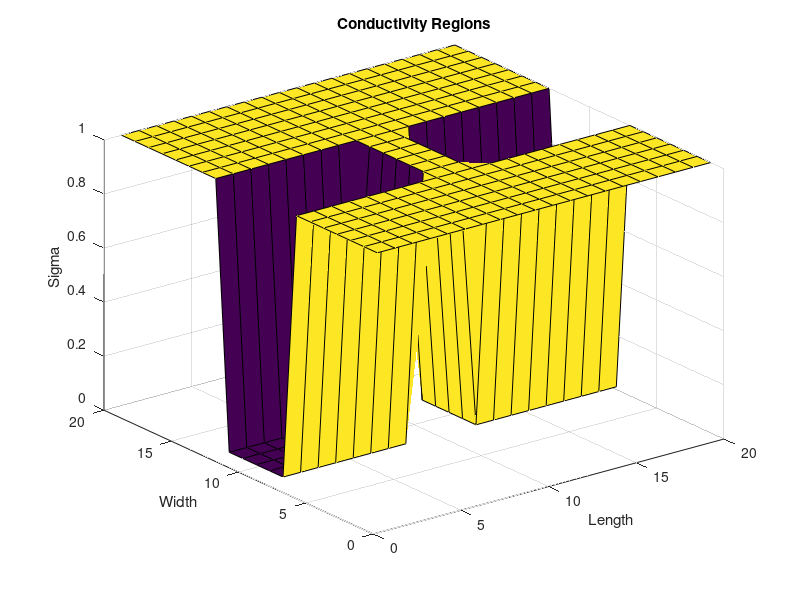
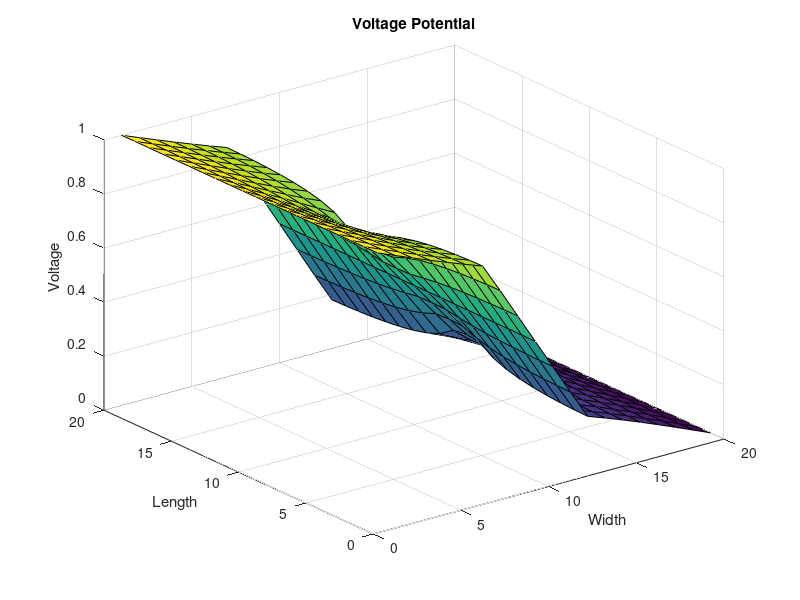
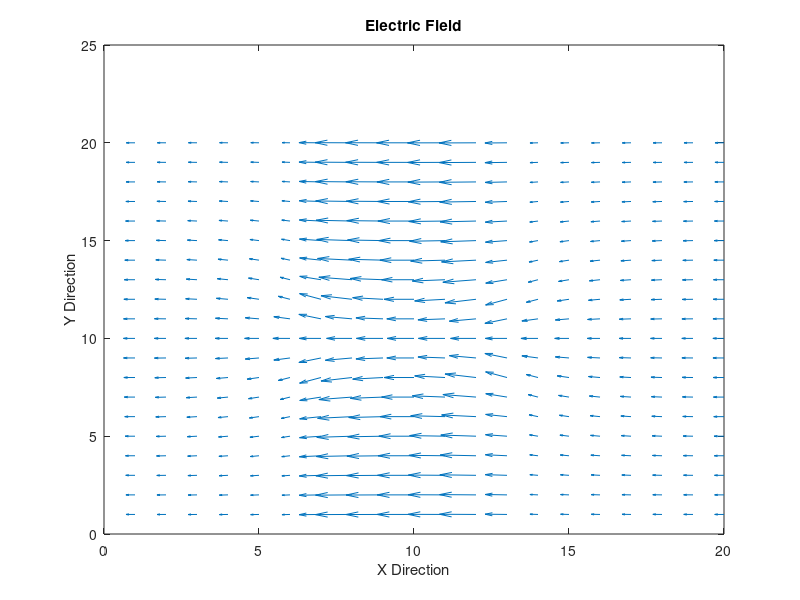
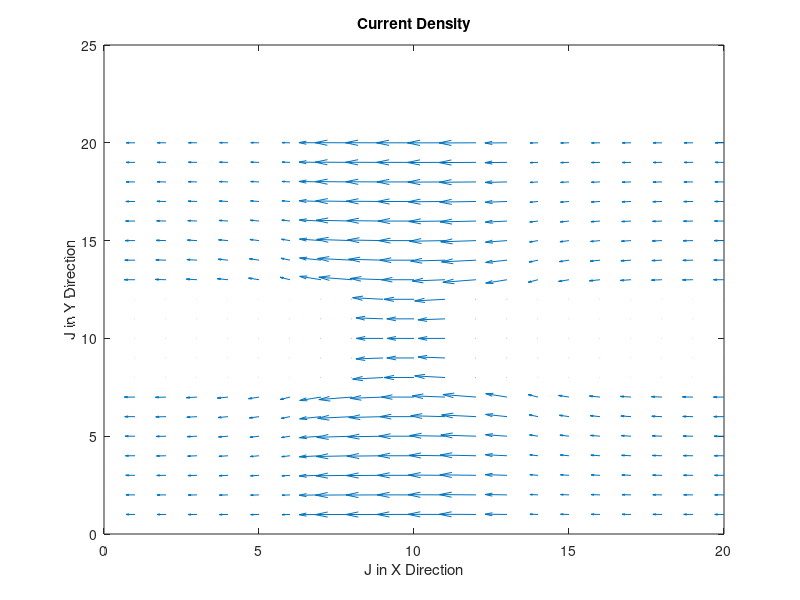

Reproduce these figures in MATLAB, in order.
%Part 2
close all;
clear

nx =20;
ny =20;
G =sparse(nx*ny,nx*ny);
i=1;
j=1;
ConM =zeros(ny,nx);
%ConM is an empty conductivity matrix
%The following for loop is to send the conductivity values with a bottle
%neck
for i =1:1:ny
    for j =1:1:nx
        if i>=0.4*nx&&i<=0.6*nx&&j<=0.4*ny
            ConM(i,j) =.01;
        elseif i>=0.4*nx && i<=0.6*nx&&j>=0.6*ny
            ConM(i,j) =.01;
        else
            ConM(i,j) =1;
        end
    end
end
figure(1);
surf(ConM);
title 'Conductivity Regions';
xlabel 'Length';
ylabel 'Width';
zlabel 'Sigma';

Mat0 =zeros(nx*ny,1);

for i =1:1:ny
    for j =1:1:nx
    n =j+(i-1)*nx;
    niplus1 =j+(i+1-1)*nx;
    niminus1 =j+(i-1-1)*nx;
    njpplus1 =(j+1)+(i-1)*nx;
    njminus1 =(j-1)+(i-1)*nx;
    if i == 1
        G(n,:) =0;
        G(n,n) =1;
        Mat0(n,1) =1;
    elseif i == ny
        G(n,:) =0;
        G(n,n) =1;
        Mat0(n,1) =0;
    elseif j == 1
        G(n,niplus1) =2*ConM(i+1,j)+1/(2*ConM(i,j));             
        G(n,niminus1) =2*ConM(i-1,j)+1/(2*ConM(i,j));
        G(n,njpplus1) =2*ConM(i,j+1)+1/(2*ConM(i,j));
        G(n,n) =-(G(n,niplus1)+G(n,niminus1)+G(n,njpplus1));
    elseif j == nx
        G(n,niplus1) =2*ConM(i+1,j)+1/(2*ConM(i,j));             
        G(n,niminus1)=2*ConM(i-1,j)+1/(2*ConM(i,j));
        G(n,njminus1) =2*ConM(i,j-1)+1/(2*ConM(i,j));
        G(n,n) =-(G(n,niplus1)+G(n,niminus1)+G(n,njminus1));
    else
        G(n,niplus1) =2*ConM(i+1,j)+1/(2*ConM(i,j));
        G(n,niminus1) =2*ConM(i-1,j)+1/(2*ConM(i,j));
        G(n,njminus1) =2*ConM(i,j-1)+1/(2*ConM(i,j));
        G(n,njpplus1) =2*ConM(i,j+1)+1/(2*ConM(i,j));
        G(n,n) =-(G(n,niplus1)+G(n,niminus1)+G(n,njminus1)+G(n,njpplus1));
        end
    end
end
 Vol=G\Mat0;
 Mat1=zeros(ny,nx);
 for i =1:1:ny
     for j =1:1:nx
         n =j+(i-1)*nx;
         Mat1(j,i) =Vol(n);
     end
 end
figure(2);
   surf(Mat1(:,:));
   title 'Voltage Potential';
   xlabel 'Width';
   ylabel 'Length';
   zlabel 'Voltage';
   
   figure(3);
   [Ex,Ey] =gradient(Mat1);
   quiver(Ex,Ey);
   title 'Electric Field';
   xlabel 'X Direction';
   ylabel 'Y Direction';
   
   figure(4);
   Jx =ConM.*Ex;
   Jy =ConM.*Ey;
   quiver(Jx,Jy);
   title 'Current Density';
   xlabel 'J in X Direction';
   ylabel 'J in Y Direction';
        